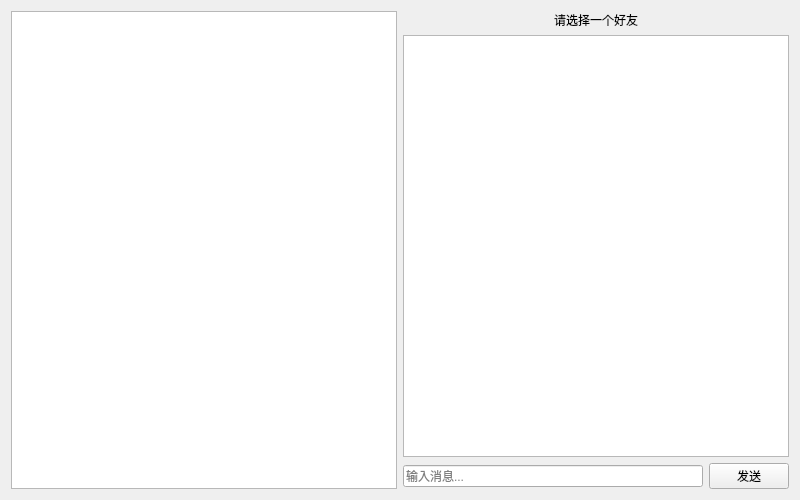
<?xml version="1.0" encoding="UTF-8"?>
<ui version="4.0">
 <class>ChatWindow</class>

 <widget class="QWidget" name="ChatWindow">
  <property name="geometry">
   <rect>
    <x>0</x>
    <y>0</y>
    <width>800</width>
    <height>500</height>
   </rect>
  </property>

  <property name="windowTitle">
   <string>IM System</string>
  </property>

  <layout class="QHBoxLayout" name="mainLayout">

   <!-- 左侧好友列表 -->
   <item>
    <widget class="QListWidget" name="friendList">
     <property name="minimumSize">
      <size>
       <width>180</width>
       <height>0</height>
      </size>
     </property>
    </widget>
   </item>

   <!-- 右侧聊天区域 -->
   <item>
    <layout class="QVBoxLayout" name="chatLayout">

     <!-- 聊天对象 -->
     <item>
      <widget class="QLabel" name="chatTitleLabel">
       <property name="text">
        <string>请选择一个好友</string>
       </property>
       <property name="alignment">
        <set>Qt::AlignCenter</set>
       </property>
      </widget>
     </item>

     <!-- 消息显示区域 -->
     <item>
      <widget class="QTextEdit" name="messageView">
       <property name="readOnly">
        <bool>true</bool>
       </property>
      </widget>
     </item>

     <!-- 输入框 + 发送按钮 -->
     <item>
      <layout class="QHBoxLayout" name="inputLayout">

       <item>
        <widget class="QLineEdit" name="messageEdit">
         <property name="placeholderText">
          <string>输入消息...</string>
         </property>
        </widget>
       </item>

       <item>
        <widget class="QPushButton" name="sendButton">
         <property name="text">
          <string>发送</string>
         </property>
        </widget>
       </item>

      </layout>
     </item>

    </layout>
   </item>

  </layout>

 </widget>

 <resources/>
 <connections/>

</ui>
